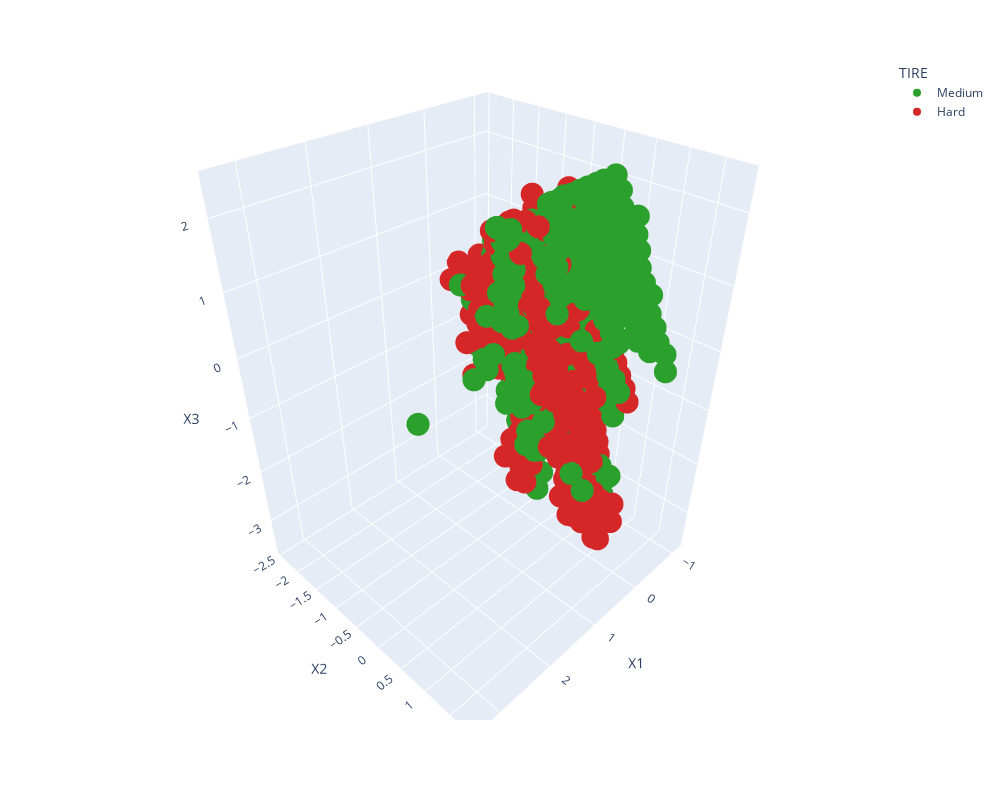

The notebook cell this image was saved under:
### Code cell
color_discrete_map = {'Medium': 'rgb(44,160,44)', 'Hard': 'rgb(214,39,40)'}
fig = px.scatter_3d(tX_df,
              x = 'X1', y = 'X2', z = 'X3',
              color = 'TIRE', color_discrete_map = color_discrete_map,
              width = 1000, height = 800)

fig.show()

### Figure 1 — Plotly figure (JSON) as saved in the notebook; plotly's stock layout.template omitted (floating-point values rounded to 4 significant figures; data arrays with more than 128 entries replaced by an {"elided": "..."} marker saying what was removed)
{"data": [{"hovertemplate": "TIRE=Medium<br>X1=%{x}<br>X2=%{y}<br>X3=%{z}<extra></extra>", "legendgroup": "Medium", "marker": {"color": "rgb(44,160,44)", "symbol": "circle"}, "mode": "markers", "name": "Medium", "scene": "scene", "showlegend": true, "type": "scatter3d", "x": {"elided": "329 float values"}, "y": {"elided": "329 float values"}, "z": {"elided": "329 float values"}}, {"hovertemplate": "TIRE=Hard<br>X1=%{x}<br>X2=%{y}<br>X3=%{z}<extra></extra>", "legendgroup": "Hard", "marker": {"color": "rgb(214,39,40)", "symbol": "circle"}, "mode": "markers", "name": "Hard", "scene": "scene", "showlegend": true, "type": "scatter3d", "x": {"elided": "382 float values"}, "y": {"elided": "382 float values"}, "z": {"elided": "382 float values"}}], "layout": {"height": 800, "legend": {"title": {"text": "TIRE"}, "tracegroupgap": 0}, "margin": {"t": 60}, "scene": {"domain": {"x": [0, 1], "y": [0, 1]}, "xaxis": {"title": {"text": "X1"}}, "yaxis": {"title": {"text": "X2"}}, "zaxis": {"title": {"text": "X3"}}}, "width": 1000}}
